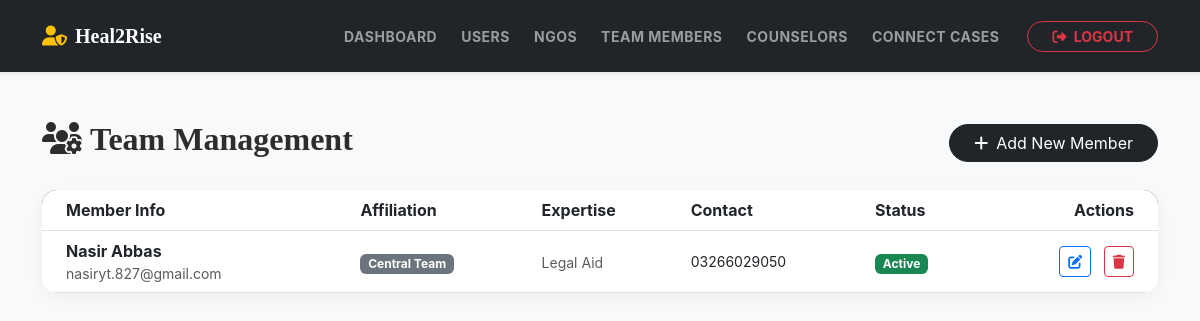
Screenshot of /admin/manage_members.php (signed in) with the database file from the repository.
### tables this page shows
CREATE TABLE `team_members` (
  `team_member_id` int(11) NOT NULL,
  `full_name` varchar(100) NOT NULL,
  `email` varchar(100) NOT NULL,
  `password_hash` varchar(255) NOT NULL,
  `phone` varchar(20) DEFAULT NULL,
  `ngo_id` int(11) DEFAULT NULL,
  `expertise` varchar(150) DEFAULT NULL,
  `is_active` tinyint(1) DEFAULT 1,
  `created_at` datetime DEFAULT current_timestamp()
);

### admin/manage_members.php (the view, shortened to what this page needs)
<?php
include "config.php";
$query = "SELECT t.*, n.ngo_name FROM team_members t LEFT JOIN ngos n ON t.ngo_id = n.id ORDER BY t.created_at DESC";
$members = mysqli_query($conn, $query);
?>
<!DOCTYPE html>
<html lang="en">
<head>
    <link href="https://cdn.jsdelivr.net/npm/bootstrap@5.3.0/dist/css/bootstrap.min.css" rel="stylesheet">
    <link rel="stylesheet" href="https://cdnjs.cloudflare.com/ajax/libs/font-awesome/6.4.0/css/all.min.css">
    <link rel="stylesheet" href="../CSS/style.css">
</head>
<body class="bg-light">
<?php include('navbar.php'); ?>
<div class="container mt-5">
    <div class="d-flex justify-content-between align-items-center mb-4">
        <h2 class="fw-bold"><i class="fas fa-users-cog me-2"></i>Team Management</h2>
        <button class="btn btn-dark rounded-pill px-4" onclick="openModal()">
            <i class="fas fa-plus me-2"></i>Add New Member
        </button>
    </div>
    <div class="card member-card overflow-hidden">
        <div class="table-responsive">
            <table class="table table-hover align-middle mb-0">
                <thead>
                    <tr>
                        <th class="ps-4">Member Info</th>
                        <th>Affiliation</th>
                        <th>Expertise</th>
                        <th>Contact</th>
                        <th>Status</th>
                        <th class="text-end pe-4">Actions</th>
                    </tr>
                </thead>
                <tbody>
                    <?php while($row = mysqli_fetch_assoc($members)): ?>
                    <tr>
                        <td class="ps-4">
                            <div class="fw-bold"><?= htmlspecialchars($row['full_name']) ?></div>
                            <div class="small text-muted"><?= htmlspecialchars($row['email']) ?></div>
                        </td>
                        <td>
                            <?php if($row['ngo_name']): ?>
                                <span class="badge bg-info text-dark"><?= htmlspecialchars($row['ngo_name']) ?></span>
                            <?php else: ?>
                                <span class="badge bg-secondary">Central Team</span>
                            <?php endif; ?>
                        </td>
                        <td><span class="text-muted small"><?= htmlspecialchars($row['expertise']) ?></span></td>
                        <td><div class="small"><?= $row['phone'] ?></div></td>
                        <td>
                            <?php if($row['is_active']): ?>
                                <span class="badge bg-success">Active</span>
                            <?php else: ?>
                                <span class="badge bg-danger">Inactive</span>
                            <?php endif; ?>
                        </td>
                        <td class="text-end pe-4">
                            <button class="btn btn-sm btn-outline-primary me-2"
                                    onclick='editMember(<?= json_encode($row) ?>)'>
                                <i class="fas fa-edit"></i>
                            </button>
                            <a href="manage_members.php?delete_id=<?= $row['team_member_id'] ?>"
                               class="btn btn-sm btn-outline-danger"
                               onclick="return confirm('Delete this member?')">
                                <i class="fas fa-trash"></i>
                            </a>
                        </td>
                    </tr>
                    <?php endwhile; ?>
                </tbody>
            </table>
        </div>
    </div>
</div>
</body>
</html>

### CSS/style.css (style rules this page uses)
:root { --primary-color: #d4a373; --accent-color: #faedcd; --text-dark: #2d2d2d; --bg-light: #fefae0; --transition: all 0.3s ease; }
body { font-family: 'Inter', sans-serif; background-color: #fafafa; color: var(--text-dark); }
h1, h2, .navbar-brand { font-family: 'Playfair Display', serif; }

### admin/manage_members.php (style rules this page uses)
.member-card { border-radius: 15px; border: none; box-shadow: 0 4px 15px rgba(0,0,0,0.05); }
.table thead { background: #2d2d2d; color: #fff; }

### rows the page displays
team_members: full_name "Nasir Abbas", email "nasiryt.827@gmail.com", expertise "Legal Aid", phone "03266029050", is_active "Active"
